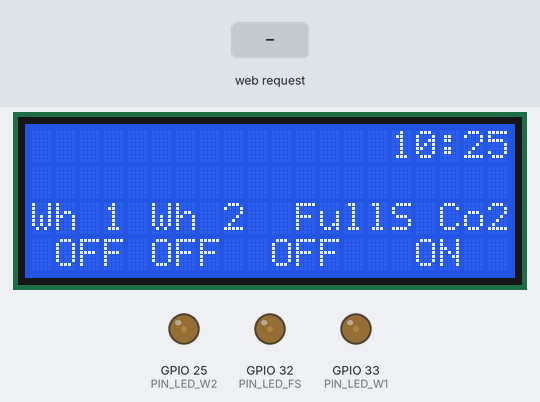
Recording of a program running on a simulated ESP32. Parts: 20×4 character LCD, output pins drawn as LEDs (lit = HIGH). The inputs (shaded band) are chosen by the test bench. WiFi joins after 1.5 s; servers stay silent unless stated; network time is answered at once with the bench clock; the local clock reads 2024-03-15 10:24:30 at power-on unless the program sets it; EEPROM starts erased; what the program prints to the serial monitor is not drawn.

Above: at 2.44 s.
At 3.5 s:
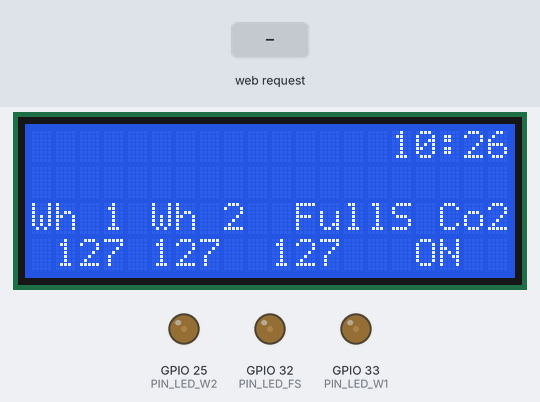
3.6 s: HTTP request GET /wh1 received
5.1 s: HTTP request GET /fsp received
6.6 s: HTTP request GET /co2 received
Timing chart, 0 to 9.6 s (numbered marks = the images above; inputs shaded):
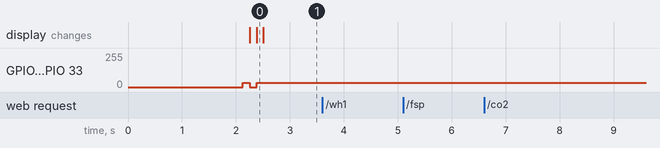

The program:

main.cpp
```cpp
#include "main.h"


String header;

void setup()
{
    Serial.begin(115200);
    Serial.println("Start");
    switchOffAllRelays();

    config.init();
    lcd.init();
    lcd.turOn();
    leds.init();

    lcd.displayMsg(" Connecting to WiFi");
    network.connectToWiFi();
    aquaTime = network.updateNtpTime();

    setSystem();
}

void loop()
{
    currMillis = millis();
    bool isClient = false;
    if (network.isWiFiConnected())
    {
        WiFiClient client = network.getClient();

        if (client.connected())
        {
            web.request(client);
        }
        else if (currMillis - lastMillis > (1000*60) ||
                currMillis < lastMillis || lastMillis == 0)
        {
            setSystem();
            lastMillis = currMillis;
        }
    }
    delay(100);
}

void setSystem()
{
    isWorkinglast = isWorking;
    updateTime();
    checkWorkingHours();

    if (isWorkinglast != isWorking)
        switchWorkingStatus();

    if (isWorking)
        checkSystemStatus();
}

void switchWorkingStatus()
{
    if (!isWorking)
    {
        Serial.println("Out of hours.");
        switchOffAllRelays();
        leds.powerOffAll();
        lcd.turOff();
    }
    else
    {
        checkSystemStatus();
        lcd.turOn();
    }
}

bool checkCo2Status()
{
    WorkTime t = config.getCo2();

    if ((aquaTime.H == t.BH &&  aquaTime.M >= t.BM) ||
        (aquaTime.H == t.EH &&  aquaTime.M < t.EM) ||
        (aquaTime.H > t.BH &&  aquaTime.H < t.EH))
    {
        digitalWrite(PIN_R_CO2, LOW);
        Serial.println("Co2 On");
        return true;
    }
    else
    {
        digitalWrite(PIN_R_CO2, HIGH);
        Serial.println("Co2 Off");
        return false;
    }
}

void checkSystemStatus()
{
    Serial.print("Check status ");
    Serial.print(aquaTime.H);
    Serial.print(":");
    Serial.println(aquaTime.M);

    LightPower p = leds.getLedsStatus(aquaTime);
    setRelays(p);

    bool c2 = checkCo2Status();
    lcd.display(aquaTime, p, c2);

}

void updateTime()
{
    ntpUpdayeCounter++;
    if (ntpUpdayeCounter >= 30)
    {
        aquaTime = network.updateNtpTime();
        ntpUpdayeCounter = 0;
    }
    else
    {
        aquaTime.M++;

        if (aquaTime.M >= 60)
        {
            aquaTime.M = 0;
            aquaTime.H++;
        }

        if (aquaTime.H >= 23)
        {
            aquaTime.H = 0;
        }
    }
}

void checkWorkingHours()
{
    Serial.println("checkWorkingHours.");
    if (aquaTime.H >= config.StartH && aquaTime.H < config.EndH)
    {
        isWorking = true;
        Serial.println("Is working.");
    }
    else
    {
        isWorking = false;
    }
}

void switchOffAllRelays()
{
    digitalWrite(PIN_R_W1, HIGH);
    digitalWrite(PIN_R_W2, HIGH);
    digitalWrite(PIN_R_FS, HIGH);
    digitalWrite(PIN_R_CO2, HIGH);
}

void setRelays(LightPower p)
{
    p.W1 == 0 ? digitalWrite(PIN_R_W1, HIGH) :
                digitalWrite(PIN_R_W1, LOW);

    p.W2 == 0 ? digitalWrite(PIN_R_W2, HIGH) :
                digitalWrite(PIN_R_W2, LOW);

    p.FS == 0 ? digitalWrite(PIN_R_FS, HIGH) :
                digitalWrite(PIN_R_FS, LOW);
}
```

constans.h
```cpp
#pragma once

#ifndef constants_h
#define constants_h


#endif 
```

leds.h
```cpp
#pragma one

#ifndef leds_h
#define leds_h

#include "structs.h"
#include "config.h"

class Leds
{
    public:
        Leds(Config& c);
        void init();
        LightPower getLedsStatus(Time& t);
        LightPower getPower();
        void powerOffAll();

    private:
        Config* conf;
        LightPower lightPower;

        void checkW1Status(Time& t);
        void checkW2Status(Time& t);
        void checkFsStatus(Time& t);
        void setLedPower();
        short setPower(Time& t, WorkTime& wt, short pow);
        int getPower(short p);
};

#endif
```

main.h
```cpp
#include <Arduino.h>
#include "constans.h"
#include "structs.h"
#include "network.h"
#include "web.h"
#include "config.h"
#include "lcd.h"
#include "leds.h"

Network network;
Config config;
Web web(config);
Lcd lcd;
Leds leds(config);

const int PIN_R_W1 = 18;
const int PIN_R_W2  = 5 ;
const int PIN_R_FS = 19;
const int PIN_R_CO2 = 17;

Time aquaTime;

unsigned long lastMillis = 0;
unsigned long currMillis = 0;
short ntpUpdayeCounter = 0;
bool isWorking = false;
bool isWorkinglast = false;

void updateTime();
void checkWorkingHours();
void switchWorkingStatus();
bool checkCo2Status();
void checkSystemStatus();
void switchOffAllRelays();
void setRelays(LightPower p);
void setSystem();
```

network.h
```cpp
#pragma once

#ifndef Network_h
#define Network_h

#include <NTPClient.h>
#include <WebServer.h>
#include "WiFi.h"
#include "structs.h"

class Network
{
    public:
        Network();
        ~Network();

        void connectToWiFi();
        void checkWiFi();
        Time updateNtpTime();
        bool isWiFiConnected();
        WiFiClient getClient();

    private:
        WiFiServer webServer;
        WiFiUDP ntpUDP;
        NTPClient* timeClient;

    private:
        void setNtpTimer();
        bool isSummerTime(unsigned long secs);
};

#endif
```

structs.h
```cpp
#pragma once

struct Time
{
    short H = 0;
    short M = 0;
    short S = 0;
};

struct WorkTime
{
    short BH = 0;
    short BM = 0;
    short EH= 0;
    short EM= 0;
    short P= 0;
};

struct LightPower
{
    short W1 =0;
    short W2 =0;
    short FS =0;
};
```

web.h
```cpp
#pragma once

#include "WiFi.h"
#include "structs.h"
#include "config.h"

class Web
{
    public:
       Web(Config& c);

       void request(WiFiClient& client);

    private:
        Config* conf;
        void processGet(String get);
        void parseGet(String get, bool log);
        String getHtml();
        String getRawHtml();
};
```

leds.cpp
```cpp
#include <Arduino.h>
#include "leds.h"


const int PWM_FREQ = 5000;
const int PWM_RESOLUTION = 	10;
const int MAX_DUTY_CYCLE = (int)(pow(2, PWM_RESOLUTION) - 1);

const int PWM_W1_CHANNEL = 0;
const int PWM_W2_CHANNEL  = 1;
const int PWM_FS_CHANNEL = 2;

const int PIN_LED_W1 = 33;                                                                                                                                                                                                                                                                                                     ;
const int PIN_LED_W2  = 25;
const int PIN_LED_FS = 32;

const short STEP = 5;

Leds::Leds(Config& c)
{
    conf = &c;
}

void Leds::init()
{
    ledcSetup(PWM_W1_CHANNEL, PWM_FREQ, PWM_RESOLUTION);\
    ledcSetup(PWM_W2_CHANNEL, PWM_FREQ, PWM_RESOLUTION);
    ledcSetup(PWM_FS_CHANNEL, PWM_FREQ, PWM_RESOLUTION);

    ledcAttachPin(PIN_LED_W1, PWM_W1_CHANNEL);
    ledcAttachPin(PIN_LED_W2, PWM_W2_CHANNEL);
    ledcAttachPin(PIN_LED_FS, PWM_FS_CHANNEL);
}

LightPower Leds::getLedsStatus(Time& t)
{
    checkW1Status(t);
    checkW2Status(t);
    checkFsStatus(t);
    setLedPower();
    return lightPower;
}

void Leds::checkW1Status(Time& t)
{
    WorkTime wt = conf->getWhite1();
    lightPower.W1 = setPower(t, wt, lightPower.W1);
}

void Leds::checkW2Status(Time& t)
{
    WorkTime wt = conf->getWhite2();
    lightPower.W2 = setPower(t, wt, lightPower.W2);
}

void Leds::checkFsStatus(Time& t)
{
    WorkTime wt = conf->getWhite2();
    lightPower.FS = setPower(t, wt, lightPower.FS);
}

short Leds::setPower(Time& t, WorkTime& wt, short pow)
{
    if ((t.H == wt.BH &&  t.M >= wt.BM) ||
        (t.H == wt.EH &&  t.M < wt.EM) ||
        (t.H > wt.BH && t.H < wt.EH))
    {
        if (pow == 0 && t.H > wt.BH)
        {
            return (int)(wt.P/2);
        }
        else
        {
            pow += STEP;
            if (pow > wt.P) return wt.P;
        }
    }
    else
    {
        if (pow > 0)
        {
            pow -= STEP;
            if (pow < 0) pow = 0;
            return pow;
        }
    }
    return 0;
}

void Leds::powerOffAll()
{
    lightPower.FS = 0;
    lightPower.W1 = 0;
    lightPower.W2 = 0;
    setLedPower();
}

void Leds::setLedPower()
{
    Serial.print("W1 Power: ");
    Serial.println(lightPower.W1);
    Serial.print("W2 Power: ");
    Serial.println(lightPower.W2);
    Serial.print("FS Power: ");
    Serial.println(lightPower.FS);
    ledcWrite(PWM_W1_CHANNEL, lightPower.W1);
    ledcWrite(PWM_W2_CHANNEL, lightPower.W2);
    ledcWrite(PWM_FS_CHANNEL, lightPower.FS);
    delay(50);
}

LightPower Leds::getPower()
{
    return lightPower;
}

int Leds::getPower(short p)
{
    return (int)(MAX_DUTY_CYCLE * p / 100);
}
```

network.cpp
```cpp
#include "network.h"

const char* WIFI_SSID     = "meg-home";
const char* WIFI_PASSWORD = "MateuszeK2003";
const char* NTP_SERVER    = "pool.ntp.org";
const IPAddress LOCAL_IP(192,168,5,99);
const IPAddress GATEWAY(192,168,4,1);
const IPAddress SUBNET(255,255,254,0);
const IPAddress DNS1(8,8,8,8);
const IPAddress DNS2(1,1,1,1);

#define LEAP_YEAR(Y)     ( (Y>0) && !(Y%4) && ( (Y%100) || !(Y%400) ) )

Network::Network()
{
    timeClient = new NTPClient(ntpUDP, NTP_SERVER);
}

Network::~Network()
{
    delete timeClient;
}

bool Network::isWiFiConnected()
{
    return  WiFi.status() == WL_CONNECTED;
}

void Network::checkWiFi()
{
    if (WiFi.status() != WL_CONNECTED)
    {
        WiFi.reconnect();
        Serial.println("WIFI reconnect");
    }
    else
    {
        Serial.println("WIFI connected (reconnect checked)");
    }
}

WiFiClient Network::getClient()
{
    return  webServer.available();
}

void Network::connectToWiFi()
{
    if (!WiFi.config(LOCAL_IP, GATEWAY, SUBNET, DNS1, DNS2)) {
     Serial.println("STA Failed to configure");
    }
    WiFi.begin(WIFI_SSID, WIFI_PASSWORD);
    while ( WiFi.status() != WL_CONNECTED ) {
        Serial.println("WIFI try connecting ....");
        delay ( 2000 );
    }
    webServer.begin();
    Serial.println("WIFI connected");
}

Time Network::updateNtpTime()
{
    Time lastTime;

    checkWiFi();
    Serial.println("Get NTP time");
    timeClient->update();
    lastTime.H = timeClient->getHours();
    lastTime.M = timeClient->getMinutes();
    lastTime.S = timeClient->getSeconds();

    if (isSummerTime(timeClient->getEpochTime()))
    {
        lastTime.H++;
    }

    return lastTime;
}

bool Network::isSummerTime(unsigned long secs)
{
    unsigned long rawTime = secs / 86400L;  // in days
    unsigned long days = 0, year = 1970;
    uint8_t month;
    static const uint8_t monthDays[]={31,28,31,30,31,30,31,31,30,31,30,31};

    while((days += (LEAP_YEAR(year) ? 366 : 365)) <= rawTime)
    year++;
    rawTime -= days - (LEAP_YEAR(year) ? 366 : 365); // now it is days in this year, starting at 0
    days=0;
    for (month=0; month<12; month++) {
    uint8_t monthLength;
    if (month==1) { // february
        monthLength = LEAP_YEAR(year) ? 29 : 28;
    } else {
        monthLength = monthDays[month];
    }
    if (rawTime < monthLength) break;
        rawTime -= monthLength;
    }
    ++month;
    ++rawTime;

    String monthStr = month < 10 ? "0" + String(month) : String(month); // jan is month 1
    String dayStr = rawTime < 10 ? "0" + String(rawTime) : String(rawTime); // day of month

    bool st = false;

    if (month > 3 && month < 10) st = true;
    else if (month == 3 && rawTime >= 27) st = true;
    else if (month == 10 && rawTime < 27) st = true;

    return st;
}
```

web.cpp
```cpp
#include <Arduino.h>
#include <web.h>
#include <structs.h>

Web::Web(Config& c)
{
    conf = &c;
}

void Web::request(WiFiClient& client)
{
    String currentLine = "";                // make a String to hold incoming
    short line = 0;
    unsigned long currMillis = millis();

    Serial.println("Request start");

    while (client.connected() && millis() < currMillis + (2000*60))
    {
        // loop while the client's connected
        if (client.available())
        {
            // if there's bytes to read from the client,
            char c = client.read();
            //Serial.write(c);
            if (c == '\n')
            {
                if (currentLine.length() == 0)
                {
                    client.println("HTTP/1.1 200 OK");
                    client.println("Content-type:text/html");
                    client.println("Connection: close");
                    client.println();

                    client.write(getHtml().c_str());
                    break;
                }
                else {
                    if (line==0)
                    {
                        processGet(currentLine);
                    }
                    currentLine = "";
                    line++;
                }
            } else if (c != '\r')
            {  // if you got anything else but a carriage return character,
                currentLine += c;      // add it to the end of the currentLine
            }
        }
    }

    client.stop();
    Serial.println("Client disconnected.");
    Serial.println();
}

String Web::getHtml()
{
    String html = getRawHtml();

    WorkTime t = conf->getWhite1();
    html.replace("_W1B_", String(t.BH)+":"+String(t.BM));
    html.replace("_W1E_", String(t.EH)+":"+String(t.EM));
    html.replace("_W1P_", String(t.P));

    t = conf->getWhite2();
    html.replace("_W2B_", String(t.BH)+":"+String(t.BM));
    html.replace("_W2E_", String(t.EH)+":"+String(t.EM));
    html.replace("_W2P_", String(t.P));

    t = conf->getFull();
    html.replace("_FB_", String(t.BH)+":"+String(t.BM));
    html.replace("_FE_", String(t.EH)+":"+String(t.EM));
    html.replace("_FP_", String(t.P));

    t = conf->getCo2();
    html.replace("_CB_", String(t.BH)+":"+String(t.BM));
    html.replace("_CE_", String(t.EH)+":"+String(t.EM));

    return html;
}

void Web::processGet(String get)
{
    parseGet(get, true);
}

void Web::parseGet(String get, bool log)
{
/*
GET /wh2?B=12%3A30&E=21%3A30&P=50 HTTP/1.1
*/
    WorkTime wt;

    String req = get.substring(5,8);
    String bh = get.substring(11,13);
    String bm = get.substring(16,18);
    String eh = get.substring(21,23);
    String em = get.substring(26,28);
    String p = get.substring(31,33);

    wt.BH = bh.toInt();
    wt.BM = bm.toInt();
    wt.EH = eh.toInt();
    wt.EM = em.toInt();
    wt.P =  p.toInt();

    Serial.print("Req: ");
    Serial.println(req);

    if (req == "wh1")
    {
        conf->setWhite1(wt);
    }
    else if (req == "wh2")
    {
        conf->setWhite2(wt);
    }
    else if (req == "fsp")
    {
        conf->setFull(wt);
    }
    else if (req == "co2")
    {
        conf->setCo2(wt);
    }

    if (req == "wh1" || req == "wh2" || req == "fsp" || req == "co2")
    {
        if (log)
        {
            Serial.print("GET ->");
            Serial.println(get);

            Serial.print("Req: ");
            Serial.println(req);

            Serial.print("Start: ");
            Serial.print(bh);
            Serial.print(":");
            Serial.println(bm);

            Serial.print("End: ");
            Serial.print(eh);
            Serial.print(":");
            Serial.println(em);

            if (req != "co2")
            {
                Serial.print("Pow: ");
                Serial.println(p);
                Serial.println();
            }
        }
    }
}

String Web::getRawHtml()
{
return PROGMEM R"rawliteral(
    <!DOCTYPE HTML><html><head>
    <style>
    table, th, td {  border: 1px solid black;  border-collapse: collapse; }
    </style></head><body margin:15px;padding:15px>
    <h3>White 1</h3><form action="/wh1">
    <table><tr><th>Start</th><th>Stop</th><th>Moc %</th><th></th></tr><tr>
    <td> <input name="B" type="text" value="_W1B_"></td><td> <input name="E" type="text" value="_W1E_"></td>
    <td> <input name="P" type="text" value="_W1P_"></td><td> <button type="submit">Set</button></td></tr>
    </table></form>
    <h3>White 2</h3><form action="/wh2">
    <table><tr><th>Start</th><th>Stop</th><th>Moc %</th><th></th></tr><tr>
    <td> <input name="B" type="text" value="_W2B_"></td><td> <input name="E" type="text" value="_W2E_"></td>
    <td> <input name="P" type="text" value="_W2P_"></td><td> <button type="submit">Set</button></td></tr>
    </table></form>
    <h3>Full spectrum</h3><form action="/fsp">
    <table><tr><th>Start</th><th>Stop</th><th>Moc %</th><th></th></tr><tr>
    <td> <input name="B" type="text" value="_FB_"></td><td> <input name="E" type="text" value="_FE_"></td>
    <td> <input name="P" type="text" value="_FP_"></td><td> <button type="submit">Set</button></td></tr>
    </table></form>
    <h3>Co2</h3><form action="/co2"><table><tr><th>Start</th><th>Stop</th><th></th></tr><tr>
    <td> <input name="B" type="text" value="_CB_"></td><td> <input name="E" type="text" value="_CE_"></td>
    </td><td> <button type="submit">Set</button></td></tr>
    </table></form></body></html>)rawliteral";
}
```

config.h
```cpp
#pragma once
#ifndef config_h
#define config_h

#include "structs.h"

class Config
{
    public:
        Config();
        void init();

        WorkTime getWhite1() { return white1; }
        WorkTime getWhite2() { return white2; }
        WorkTime getFull() { return full; }
        WorkTime getCo2() { return co2; }

        void setWhite1(WorkTime& t);
        void setWhite2(WorkTime& t);
        void setFull(WorkTime& t);
        void setCo2(WorkTime& t);

        const short StartH = 8;
        const short EndH = 23  ;

    private:
        const short WH1_B_H = 0;
        const short WH1_B_M = 1;
        const short WH1_E_H = 3;
        const short WH1_E_M = 4;
        const short WH1_P   = 5;

        const short WH2_B_H = 6;
        const short WH2_B_M = 7;
        const short WH2_E_H = 8;
        const short WH2_E_M = 9;
        const short WH2_P = 10;

        const short FS_B_H = 11;
        const short FS_B_M = 12;
        const short FS_E_H = 13;
        const short FS_E_M = 14;
        const short FS_P = 15;

        const short CO2_B_H = 16;
        const short CO2_B_M = 17;
        const short CO2_E_H = 18;
        const short CO2_E_M = 19;
        const short CO2_P = 20;

        const short EEPROM_SIZE = 64;

    private:
       WorkTime white1;
       WorkTime white2;
       WorkTime full;
       WorkTime co2;

    private:
        void getWorkTime(WorkTime& t, short i);
        void setWorkTime(WorkTime& t, WorkTime& tc, short i);

};

#endif
```

lcd.h
```cpp
#pragma once

#ifndef lcd_h
#define lcd_h

#include "structs.h"

class Lcd
{
    public:
        Lcd();
        void init();
        void display(Time t, LightPower p, bool co);
        void displayMsg(const char* msg);
        void turOn();
        void turOff();

    private:
    //    int getPrc(int x);
};

#endif
```

Source omitted: config.cpp (1513 bytes), lcd.cpp (1437 bytes)

Measured:
- after the input at 3.6 s, every drawn part: stays the same
- after the input at 5.1 s, every drawn part: stays the same
- after the input at 6.6 s, every drawn part: stays the same
